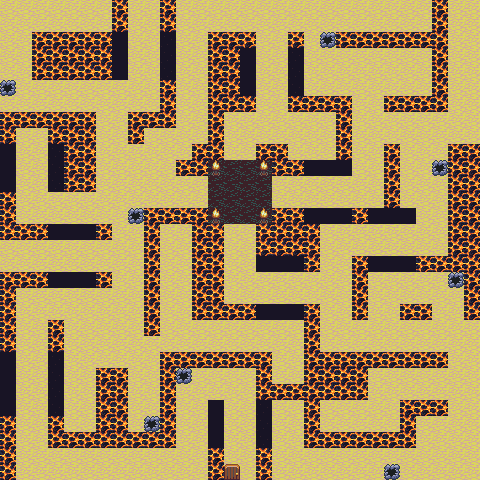

Tiled map render using the project's own tile images. Description and the map definition, with tile-layer contents summarised, below:
An orthogonal 30x30 tile map with 16x16 px tiles, 8 tile layers (walls, path, path2, safezone, ...), 4 tilesets and 27 objects.

<map version="1.10" tiledversion="1.11.0" orientation="orthogonal" renderorder="right-down" width="30" height="30" tilewidth="16" tileheight="16" infinite="0" nextlayerid="51" nextobjectid="218">
 <tileset firstgid="1" name="test tile" tilewidth="16" tileheight="16" tilecount="120" columns="8">
  <properties>
   <property name="blocked" type="bool" value="true" />
  </properties>
  <image source="basictiles.png" width="128" height="240" />
  <tile id="0">
   <properties>
    <property name="blocked" type="bool" value="true" />
    <property name="direction" value="right" />
    <property name="movable" type="bool" value="true" />
   </properties>
  </tile>
  <tile id="1">
   <properties>
    <property name="blocked" type="bool" value="true" />
    <property name="direction" value="down" />
    <property name="movable" type="bool" value="true" />
   </properties>
  </tile>
  <tile id="2">
   <properties>
    <property name="blocked" type="bool" value="true" />
    <property name="direction" value="left" />
    <property name="movable" type="bool" value="true" />
   </properties>
  </tile>
  <tile id="3">
   <properties>
    <property name="blocked" type="bool" value="true" />
    <property name="direction" value="up" />
    <property name="movable" type="bool" value="true" />
   </properties>
  </tile>
  <tile id="4">
   <properties>
    <property name="blocked" type="bool" value="true" />
    <property name="direction" value="down" />
    <property name="movable" type="bool" value="true" />
   </properties>
  </tile>
  <tile id="5">
   <properties>
    <property name="blocked" type="bool" value="true" />
    <property name="direction" value="left" />
    <property name="movable" type="bool" value="true" />
   </properties>
  </tile>
  <tile id="6">
   <properties>
    <property name="blocked" type="bool" value="true" />
    <property name="direction" value="up" />
    <property name="movable" type="bool" value="true" />
   </properties>
  </tile>
  <tile id="7">
   <properties>
    <property name="blocked" type="bool" value="true" />
    <property name="direction" value="right" />
    <property name="movable" type="bool" value="true" />
   </properties>
  </tile>
  <tile id="14">
   <properties>
    <property name="blocked" type="bool" value="true" />
   </properties>
  </tile>
  <tile id="22">
   <properties>
    <property name="obstacles" type="bool" value="true" />
   </properties>
  </tile>
  <tile id="50">
   <properties>
    <property name="exits" type="bool" value="true" />
   </properties>
  </tile>
 </tileset>
 <tileset firstgid="121" name="exit" tilewidth="16" tileheight="16" tilecount="1" columns="1">
  <image source="exit.png" width="16" height="16" />
 </tileset>
 <tileset firstgid="122" name="grass" tilewidth="16" tileheight="16" tilecount="350" columns="25">
  <image source="grass.png" width="400" height="224" />
 </tileset>
 <tileset firstgid="472" name="textures" tilewidth="16" tileheight="16" tilecount="1024" columns="32">
  <image source="textures.png" width="512" height="512" />
  <tile id="1">
   <properties>
    <property name="blocked" type="bool" value="true" />
    <property name="direction" value="left" />
    <property name="movable" type="bool" value="true" />
   </properties>
  </tile>
  <tile id="33">
   <properties>
    <property name="blocked" type="bool" value="true" />
    <property name="direction" value="left" />
    <property name="movable" type="bool" value="true" />
   </properties>
  </tile>
  <tile id="65">
   <properties>
    <property name="blocked" type="bool" value="true" />
    <property name="direction" value="right" />
    <property name="movable" type="bool" value="true" />
   </properties>
  </tile>
  <tile id="66">
   <properties>
    <property name="blocked" type="bool" value="true" />
    <property name="direction" value="left" />
    <property name="movable" type="bool" value="true" />
   </properties>
  </tile>
  <tile id="96">
   <properties>
    <property name="blocked" type="bool" value="true" />
    <property name="direction" value="down" />
    <property name="movable" type="bool" value="true" />
   </properties>
  </tile>
  <tile id="97">
   <properties>
    <property name="blocked" type="bool" value="true" />
    <property name="direction" value="up" />
    <property name="movable" type="bool" value="true" />
   </properties>
  </tile>
  <tile id="107">
   <properties>
    <property name="blocked" type="bool" value="true" />
   </properties>
  </tile>
  <tile id="128">
   <properties>
    <property name="blocked" type="bool" value="true" />
   </properties>
  </tile>
  <tile id="288">
   <properties>
    <property name="blocked" type="bool" value="true" />
   </properties>
  </tile>
  <tile id="997">
   <properties>
    <property name="blocked" type="bool" value="true" />
    <property name="direction" value="left" />
    <property name="movable" type="bool" value="true" />
   </properties>
  </tile>
  <tile id="998">
   <properties>
    <property name="blocked" type="bool" value="true" />
    <property name="direction" value="right" />
    <property name="movable" type="bool" value="true" />
   </properties>
  </tile>
  <tile id="999">
   <properties>
    <property name="blocked" type="bool" value="true" />
    <property name="direction" value="up" />
    <property name="movable" type="bool" value="true" />
   </properties>
  </tile>
  <tile id="1000">
   <properties>
    <property name="blocked" type="bool" value="true" />
    <property name="direction" value="down" />
    <property name="movable" type="bool" value="true" />
   </properties>
  </tile>
 </tileset>
 <layer id="42" name="walls" width="30" height="30">
  <data>[900 cells, 300 non-empty, 1 distinct tile ids]</data>
 </layer>
 <layer id="43" name="path" width="30" height="30">
  <data>[900 cells, 576 non-empty, 1 distinct tile ids]</data>
 </layer>
 <layer id="49" name="path2" width="30" height="30">
  <data>[900 cells, 484 non-empty, 1 distinct tile ids]</data>
 </layer>
 <layer id="14" name="safezone" width="30" height="30">
  <data>[900 cells, 24 non-empty, 2 distinct tile ids]</data>
 </layer>
 <layer id="27" name="layering" width="30" height="30">
  <data>[900 cells, 4 non-empty, 1 distinct tile ids]</data>
 </layer>
 <layer id="45" name="exits" width="30" height="30">
  <data>[900 cells, 1 non-empty, 1 distinct tile ids]</data>
 </layer>
 <layer id="46" name="static obstacles" width="30" height="30">
  <data>[900 cells, 8 non-empty, 1 distinct tile ids]</data>
 </layer>
 <layer id="47" name="moving walls" width="30" height="30">
  <data>[900 cells, 56 non-empty, 4 distinct tile ids]</data>
 </layer>
 <objectgroup id="38" name="item">
  <object id="170" x="464.631" y="464.611">
   <properties>
    <property name="item" value="1" />
   </properties>
  </object>
  <object id="198" x="143.2" y="16.0387">
   <properties>
    <property name="item" value="1" />
   </properties>
  </object>
  <object id="196" x="92.0129" y="16.0387">
   <properties>
    <property name="item" value="1" />
   </properties>
  </object>
  <object id="195" x="413.994" y="65.0239">
   <properties>
    <property name="item" value="1" />
   </properties>
  </object>
  <object id="194" x="17.1591" y="257.112">
   <properties>
    <property name="item" value="1" />
   </properties>
  </object>
 </objectgroup>
 <objectgroup id="39" name="trapitem">
  <object id="178" x="15.5795" y="31.069">
   <properties>
    <property name="trapitem" value="1" />
   </properties>
  </object>
  </objectgroup>
 <objectgroup id="40" name="friend">
  <!-- 5 objects omitted --></objectgroup>
 <objectgroup id="41" name="griever">
  <!-- 8 objects omitted --></objectgroup>
 <objectgroup id="50" name="player">
  <properties>
   <property name="player" value="1" />
  </properties>
  <!-- 1 objects omitted --></objectgroup>
</map>
<!-- 21 of 27 objects omitted -->
